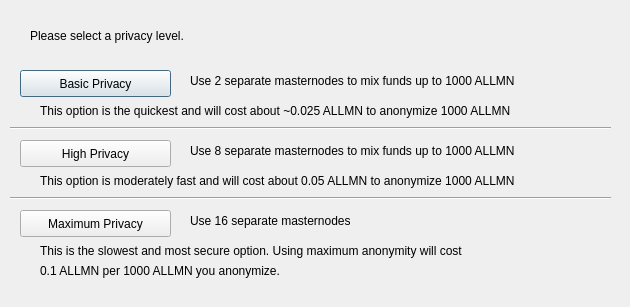
<?xml version="1.0" encoding="UTF-8"?>
<ui version="4.0">
 <class>DarksendConfig</class>
 <widget class="QDialog" name="DarksendConfig">
  <property name="geometry">
   <rect>
    <x>0</x>
    <y>0</y>
    <width>630</width>
    <height>307</height>
   </rect>
  </property>
  <property name="windowTitle">
   <string>Configure PrivateSend</string>
  </property>
  <widget class="QPushButton" name="buttonBasic">
   <property name="geometry">
    <rect>
     <x>20</x>
     <y>70</y>
     <width>151</width>
     <height>27</height>
    </rect>
   </property>
   <property name="text">
    <string>Basic Privacy</string>
   </property>
  </widget>
  <widget class="QPushButton" name="buttonHigh">
   <property name="geometry">
    <rect>
     <x>20</x>
     <y>140</y>
     <width>151</width>
     <height>27</height>
    </rect>
   </property>
   <property name="text">
    <string>High Privacy</string>
   </property>
  </widget>
  <widget class="QPushButton" name="buttonMax">
   <property name="geometry">
    <rect>
     <x>20</x>
     <y>210</y>
     <width>151</width>
     <height>27</height>
    </rect>
   </property>
   <property name="text">
    <string>Maximum Privacy</string>
   </property>
  </widget>
  <widget class="QLabel" name="label">
   <property name="geometry">
    <rect>
     <x>30</x>
     <y>20</y>
     <width>571</width>
     <height>31</height>
    </rect>
   </property>
   <property name="text">
    <string>Please select a privacy level.</string>
   </property>
  </widget>
  <widget class="QLabel" name="label_2">
   <property name="geometry">
    <rect>
     <x>190</x>
     <y>70</y>
     <width>421</width>
     <height>21</height>
    </rect>
   </property>
   <property name="text">
    <string>Use 2 separate masternodes to mix funds up to 1000 ALLMN</string>
   </property>
  </widget>
  <widget class="QLabel" name="label_3">
   <property name="geometry">
    <rect>
     <x>190</x>
     <y>140</y>
     <width>411</width>
     <height>21</height>
    </rect>
   </property>
   <property name="text">
    <string>Use 8 separate masternodes to mix funds up to 1000 ALLMN</string>
   </property>
  </widget>
  <widget class="QLabel" name="label_4">
   <property name="geometry">
    <rect>
     <x>190</x>
     <y>210</y>
     <width>421</width>
     <height>21</height>
    </rect>
   </property>
   <property name="text">
    <string>Use 16 separate masternodes</string>
   </property>
  </widget>
  <widget class="QLabel" name="label_6">
   <property name="geometry">
    <rect>
     <x>40</x>
     <y>100</y>
     <width>561</width>
     <height>21</height>
    </rect>
   </property>
   <property name="text">
    <string>This option is the quickest and will cost about ~0.025 ALLMN to anonymize 1000 ALLMN</string>
   </property>
  </widget>
  <widget class="QLabel" name="label_7">
   <property name="geometry">
    <rect>
     <x>40</x>
     <y>170</y>
     <width>561</width>
     <height>21</height>
    </rect>
   </property>
   <property name="text">
    <string>This option is moderately fast and will cost about 0.05 ALLMN to anonymize 1000 ALLMN</string>
   </property>
  </widget>
  <widget class="QLabel" name="label_8">
   <property name="geometry">
    <rect>
     <x>40</x>
     <y>240</y>
     <width>561</width>
     <height>21</height>
    </rect>
   </property>
   <property name="text">
    <string>This is the slowest and most secure option. Using maximum anonymity will cost</string>
   </property>
  </widget>
  <widget class="QLabel" name="label_9">
   <property name="geometry">
    <rect>
     <x>40</x>
     <y>260</y>
     <width>561</width>
     <height>21</height>
    </rect>
   </property>
   <property name="text">
    <string>0.1 ALLMN per 1000 ALLMN you anonymize.</string>
   </property>
  </widget>
  <widget class="Line" name="line">
   <property name="geometry">
    <rect>
     <x>10</x>
     <y>120</y>
     <width>601</width>
     <height>16</height>
    </rect>
   </property>
   <property name="orientation">
    <enum>Qt::Horizontal</enum>
   </property>
  </widget>
  <widget class="Line" name="line_2">
   <property name="geometry">
    <rect>
     <x>10</x>
     <y>190</y>
     <width>601</width>
     <height>16</height>
    </rect>
   </property>
   <property name="orientation">
    <enum>Qt::Horizontal</enum>
   </property>
  </widget>
 </widget>
 <resources/>
 <connections/>
</ui>
